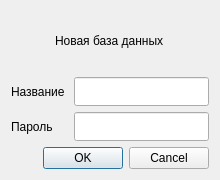
<?xml version="1.0" encoding="UTF-8"?>
<ui version="4.0">
 <class>newkeepass</class>
 <widget class="QDialog" name="newkeepass">
  <property name="geometry">
   <rect>
    <x>0</x>
    <y>0</y>
    <width>220</width>
    <height>180</height>
   </rect>
  </property>
  <property name="minimumSize">
   <size>
    <width>220</width>
    <height>180</height>
   </size>
  </property>
  <property name="maximumSize">
   <size>
    <width>220</width>
    <height>180</height>
   </size>
  </property>
  <property name="windowTitle">
   <string>Keepass +</string>
  </property>
  <layout class="QVBoxLayout" name="verticalLayout">
   <item alignment="Qt::AlignmentFlag::AlignHCenter">
    <widget class="QLabel" name="label_3">
     <property name="text">
      <string>Новая база данных</string>
     </property>
    </widget>
   </item>
   <item>
    <layout class="QHBoxLayout" name="horizontalLayout">
     <item>
      <widget class="QLabel" name="label">
       <property name="text">
        <string>Название</string>
       </property>
      </widget>
     </item>
     <item>
      <widget class="QLineEdit" name="lineEdit">
       <property name="minimumSize">
        <size>
         <width>135</width>
         <height>29</height>
        </size>
       </property>
       <property name="maximumSize">
        <size>
         <width>135</width>
         <height>29</height>
        </size>
       </property>
      </widget>
     </item>
    </layout>
   </item>
   <item>
    <layout class="QHBoxLayout" name="horizontalLayout_2">
     <item>
      <widget class="QLabel" name="label_2">
       <property name="text">
        <string>Пароль</string>
       </property>
      </widget>
     </item>
     <item>
      <widget class="QLineEdit" name="lineEdit_2">
       <property name="minimumSize">
        <size>
         <width>135</width>
         <height>29</height>
        </size>
       </property>
       <property name="maximumSize">
        <size>
         <width>135</width>
         <height>29</height>
        </size>
       </property>
      </widget>
     </item>
    </layout>
   </item>
   <item>
    <widget class="QDialogButtonBox" name="buttonBox">
     <property name="orientation">
      <enum>Qt::Orientation::Horizontal</enum>
     </property>
     <property name="standardButtons">
      <set>QDialogButtonBox::StandardButton::Cancel|QDialogButtonBox::StandardButton::Ok</set>
     </property>
    </widget>
   </item>
  </layout>
 </widget>
 <resources/>
 <connections>
  <connection>
   <sender>buttonBox</sender>
   <signal>accepted()</signal>
   <receiver>newkeepass</receiver>
   <slot>accept()</slot>
   <hints>
    <hint type="sourcelabel">
     <x>248</x>
     <y>254</y>
    </hint>
    <hint type="destinationlabel">
     <x>157</x>
     <y>274</y>
    </hint>
   </hints>
  </connection>
  <connection>
   <sender>buttonBox</sender>
   <signal>rejected()</signal>
   <receiver>newkeepass</receiver>
   <slot>reject()</slot>
   <hints>
    <hint type="sourcelabel">
     <x>316</x>
     <y>260</y>
    </hint>
    <hint type="destinationlabel">
     <x>286</x>
     <y>274</y>
    </hint>
   </hints>
  </connection>
 </connections>
</ui>
